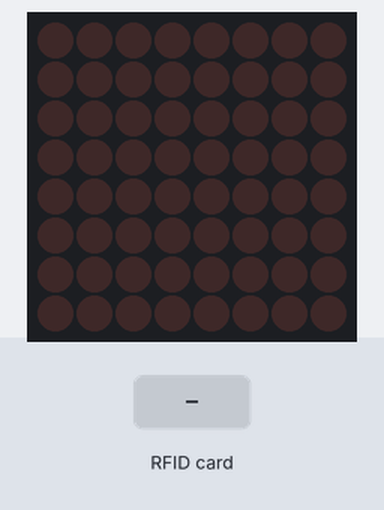
A program run on a simulated ESP32. On the bench: 8×8 LED matrix. Inputs (shaded band) come from the test bench.

Above: at 1.2 s.
1.3 s: RFID card 46 7B 71 B8 held to the reader
At 2.5 s:
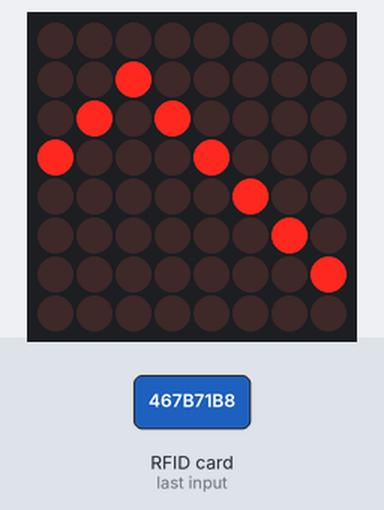
4.3 s: RFID card 5E 7A 19 C4 held to the reader
At 5.2 s:
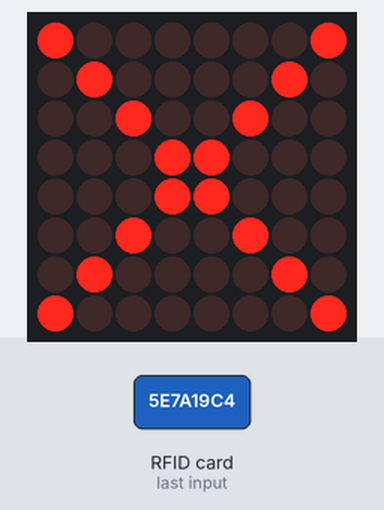
Timing chart, 0 to 7.3 s (numbered marks = the images above; inputs shaded):
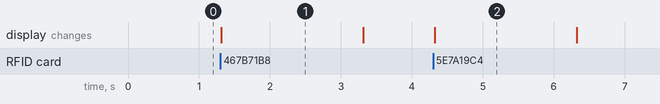

The program:

main.cpp
```cpp
#include <Arduino.h>
#include <SPI.h>
#include <MFRC522.h>
#include <MD_MAX72xx.h>

#define SS_PIN   5
#define RST_PIN  22
MFRC522 rfid(SS_PIN, RST_PIN);

#define MAX_DEVICES 1
#define CS_PIN 15
MD_MAX72XX mx = MD_MAX72XX(MD_MAX72XX::FC16_HW, CS_PIN, MAX_DEVICES);

byte tick[8] = {
  B00000000,
  B00000001,
  B00000010,
  B00000100,
  B10001000,
  B01010000,
  B00100000,
  B00000000
};

byte cross[8] = {
  B10000001,
  B01000010,
  B00100100,
  B00011000,
  B00011000,
  B00100100,
  B01000010,
  B10000001
};

void drawPattern(byte pattern[8]) {
  mx.clear();
  for (int row = 0; row < 8; row++) {
    for (int col = 0; col < 8; col++) {
      bool state = pattern[row] & (1 << col);
      mx.setPoint(7 - row, col, state);
    }
  }
}

void setup() {
  Serial.begin(115200);
  SPI.begin();
  rfid.PCD_Init();

  mx.begin();
  mx.control(MD_MAX72XX::INTENSITY, 5);
  mx.clear();
}

void loop() {
  if (!rfid.PICC_IsNewCardPresent()) return;
  if (!rfid.PICC_ReadCardSerial()) return;

  String kartUID = "";
  for (byte i = 0; i < rfid.uid.size; i++) {
    if (rfid.uid.uidByte[i] < 0x10) kartUID += "0";
    kartUID += String(rfid.uid.uidByte[i], HEX);
  }
  kartUID.toUpperCase();

  if (kartUID == "467B71B8") {
    drawPattern(tick);
  } else {
    drawPattern(cross);
  }

  delay(2000);
  mx.clear();
  rfid.PICC_HaltA();
}
```

Measured:
- after the input at 1.3 s, the display: changes at once (image 1)
- after the input at 4.3 s, the display: changes at once (image 2)
- what the display in image 1 shows lasts 2.0 s, from 1.3 s to 3.3 s
